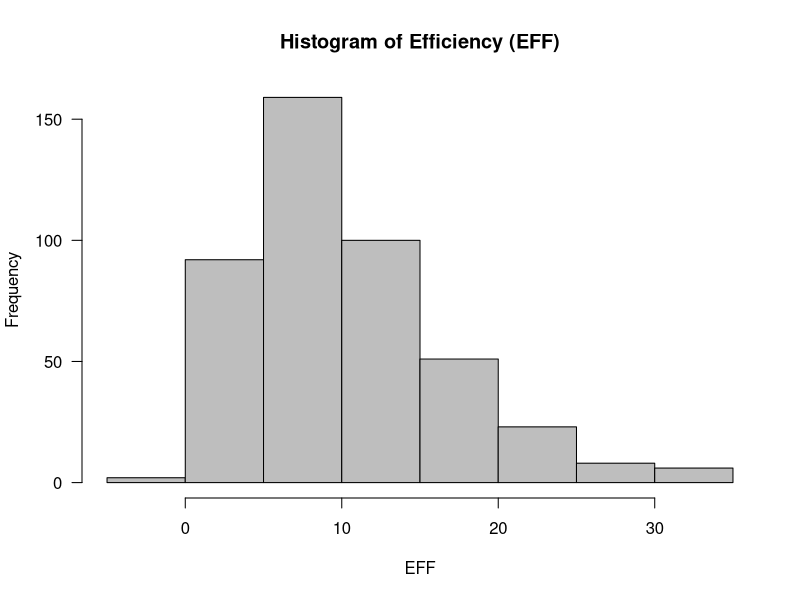
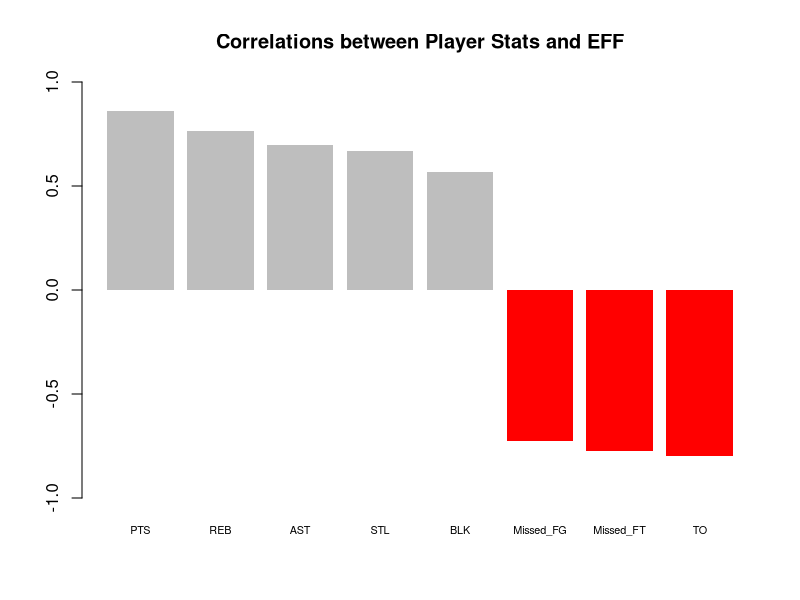
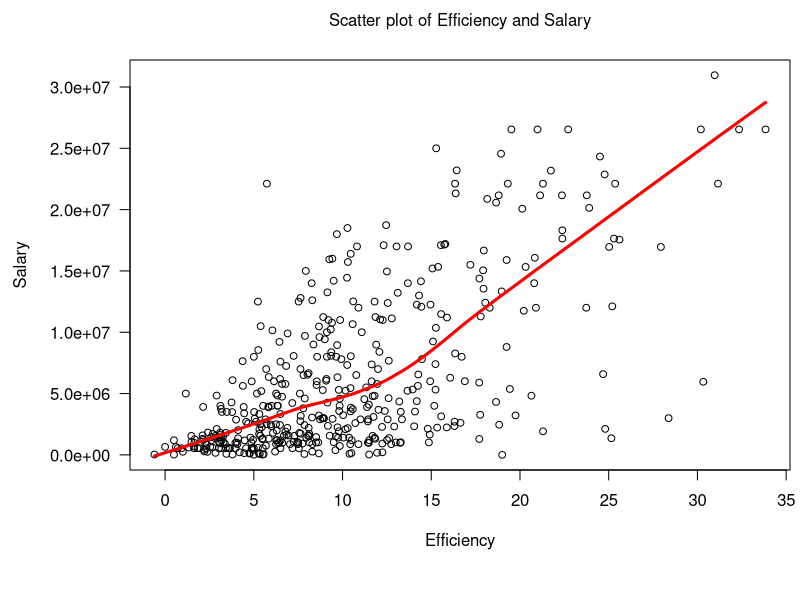
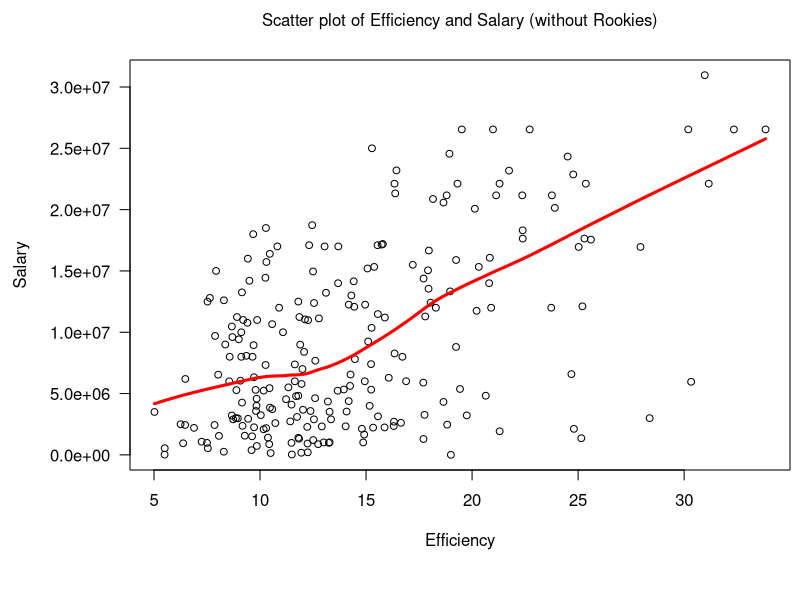

R code for these plots, in order:
## ---- chunk 1
knitr::opts_chunk$set(echo = TRUE)
## ---- chunk 2
dat1 <- read.csv("data/nba2017-player-statistics.csv", colClasses = 
                   c("character", "character", "factor", "character", "real", rep("integer", 19)))
levels(dat1$Position) <- c("center", "power_fwd", "point_guard", "small_fwd", "shoot_guard")
str(dat1)
## ---- chunk 3
library(readr)
dat2 <- read_csv("data/nba2017-player-statistics.csv", col_types = cols(
  .default = col_integer(),
  Player = col_character(),
  Team = col_character(),
  Experience = col_character(),
  Position = col_factor(NULL)
)
)

levels(dat2$Position) <- c("center", "power_fwd", "point_guard", "small_fwd", "shoot_guard")
str(dat2)
## ---- chunk 4
dat1$Experience[dat1$Experience == "R"] <- "0"
dat1$Experience <- as.integer(dat1$Experience)
typeof(dat1$Experience)
## ---- chunk 5
dat1$Missed_FG <- dat1$FGA - dat1$FGM
dat1$Missed_FT <- dat1$FTA - dat1$FTM
dat1$PTS <- dat1$Points3*3 + dat1$Points2*2 + dat1$FTM
dat1$REB <- dat1$OREB + dat1$DREB
dat1$MPG <- dat1$MIN/dat1$GP

dat1$EFF <- (dat1$PTS + dat1$REB + dat1$AST + dat1$STL + dat1$BLK - dat1$Missed_FG - dat1$Missed_FT - dat1$TO) / dat1$GP
summary(dat1$EFF)

hist(dat1$EFF, main = "Histogram of Efficiency (EFF)", xlab = "EFF", ylab = "Frequency", las = 1, col = "grey")

EFF_order <- dat1[order(dat1$EFF, decreasing = T),]
EFF_order[1:5, c("Player", "Team", "Salary", "EFF")]

dat1$Player[dat1$EFF<0]

cor_PTS <- cor(dat1$PTS, dat1$EFF)
cor_PTS

cor_REB <- cor(dat1$REB, dat1$EFF)
cor_REB

cor_AST <- cor(dat1$AST, dat1$EFF)
cor_AST

cor_STL <- cor(dat1$STL, dat1$EFF)
cor_STL

cor_BLK <- cor(dat1$BLK, dat1$EFF)
cor_BLK

cor_Missed_FG <- -cor(dat1$Missed_FG, dat1$EFF)
cor_Missed_FG

cor_Missed_FT <- -cor(dat1$Missed_FT, dat1$EFF)
cor_Missed_FT

cor_TO <- -cor(dat1$TO, dat1$EFF)
cor_TO

overall_cor <- c(cor_PTS, cor_REB, cor_AST, cor_STL, cor_BLK, cor_Missed_FG, cor_Missed_FT, cor_TO)
overall_cor <- sort(overall_cor, decreasing = T)
overall_cor

color <- c("red", "grey")[(overall_cor > 0)+1]

barplot(overall_cor, main = "Correlations between Player Stats and EFF", ylim = c(-1.0, 1.0), names.arg = c("PTS", "REB", "AST", "STL", "BLK", "Missed_FG", "Missed_FT", "TO"), col = color, border = NA, cex.names = 0.65)
## ---- chunk 6
par(mar = c(6.5, 6.5, 3, 0.5))
plot(dat1$EFF, dat1$Salary, xlab = "", ylab = "", las = 1, cex = 0.9)
mtext(side=1, text="Efficiency", line=3)
mtext(side=2, text="Salary", line=5)
mtext(side=3, text="Scatter plot of Efficiency and Salary", line=1.5)
lines(lowess(dat1$EFF, dat1$Salary), lwd = 3, col = "red")

linear_cor <- cor(dat1$EFF, dat1$Salary)
linear_cor
## ---- chunk 7
dat1$Player[dat1$MPG >=20]
Player2 <- dat1[dat1$MPG >=20, ]
par(mar = c(6.5, 6.5, 3, 0.5))
plot(Player2$EFF, Player2$Salary, xlab = "", ylab = "", las = 1, cex = 0.9)
mtext(side=1, text="Efficiency", line=3)
mtext(side=2, text="Salary", line=5)
mtext(side=3, text="Scatter plot of Efficiency and Salary (without Rookies)", line=1.5)
lines(lowess(Player2$EFF, Player2$Salary), lwd = 3, col = "red")

linear_cor2 <- cor(Player2$EFF, Player2$Salary)
linear_cor2
